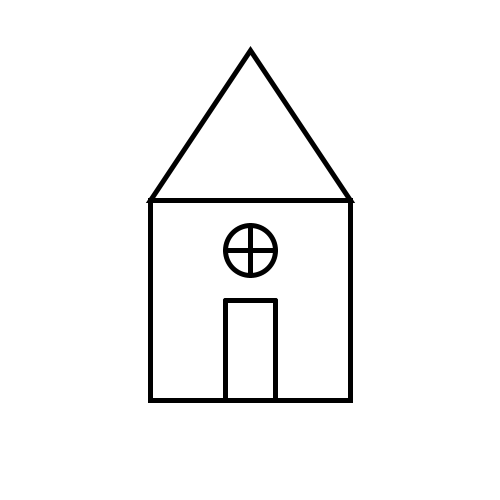
Frame 1 (no input)
Frame 60 (the mouse pressed at the canvas centre just before this capture): identical to frame 1, image omitted
Frame 120 (the mouse held since frame 60 and released just before this capture): identical to frame 1, image omitted

The Processing sketch that drew this single still picture (run headless with seeded random() and noise(); from frame 60 on, the mouse is pressed at the canvas centre):

// Processing sketch: Casa
// ── Casa.pde
void setup()
{
  size(500,500);
  strokeWeight(5);
  stroke(0);
}

void draw()
{
  background(255);
  
  rectMode(CENTER);
  rect(width/2,height/2+50,200,200);
  triangle(width/2-100,height/2-50,width/2+100,height/2-50,width/2,height/2-200);
  
  rectMode(CORNERS);
  //rect(width/2-25,height/2+50,width/2+25,height/2+50,width/2-25,height/2+100,width/2+25,height/2+100);
  line(width/2-25,height/2+50,width/2+25,height/2+50);
  line(width/2-25,height/2+50,width/2-25,height/2+150);
  line(width/2+25,height/2+50,width/2+25,height/2+150);
  
  ellipse(width/2,height/2,50,50);
  line(width/2-25,height/2,width/2+25,height/2);
  line(width/2,height/2-25,width/2,height/2+25);
}
